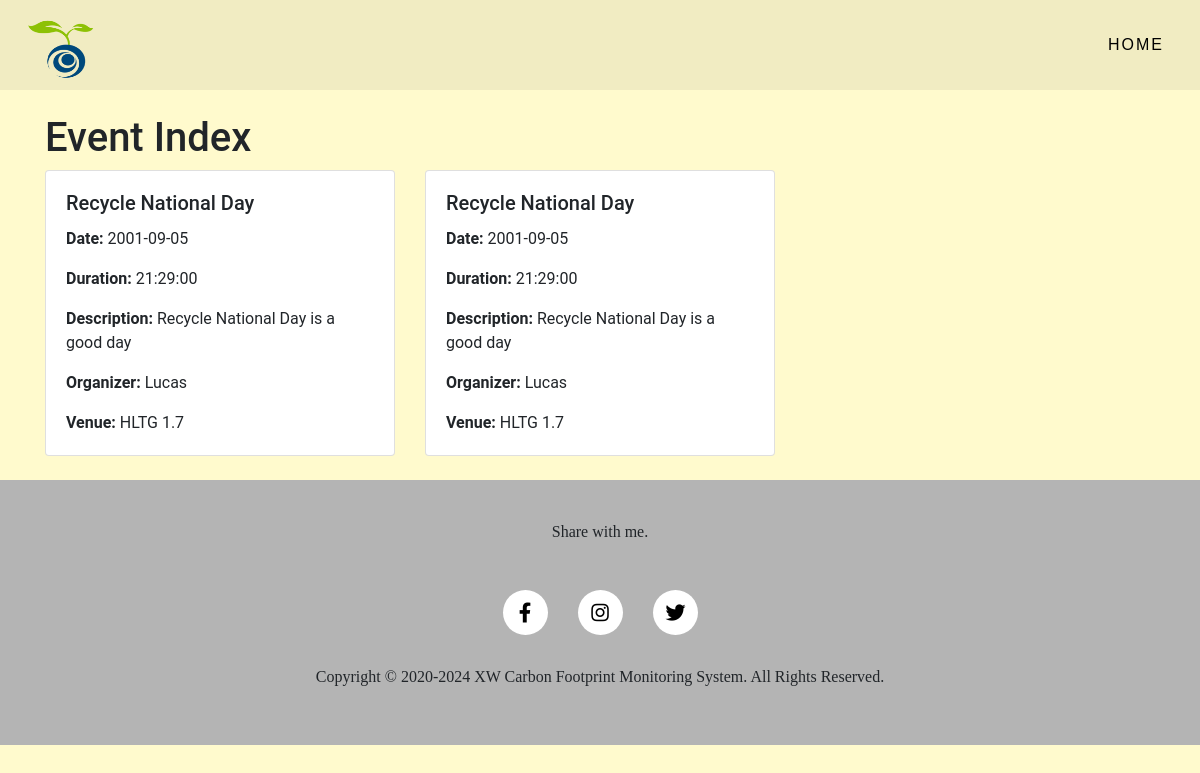
/event.php, run on the app's committed database.
### tables this page shows
CREATE TABLE `events` (
  `event_id` int(11) NOT NULL,
  `event_name` varchar(255) NOT NULL,
  `event_description` text DEFAULT NULL,
  `event_date` date DEFAULT NULL,
  `duration` time DEFAULT NULL,
  `event_venue` varchar(255) DEFAULT NULL,
  `organizer` varchar(255) DEFAULT NULL
);

### event.php (the view, shortened to what this page needs)
 <?php
require 'connection.php';
$sql = "SELECT * FROM events";
$result = $conn->query($sql);
?>
<!DOCTYPE html>
<html lang="en">
<head>
    <link href="https://stackpath.bootstrapcdn.com/bootstrap/4.5.2/css/bootstrap.min.css" rel="stylesheet">
</head>
<body>
    <?php include 'header3.php';?>
    <div class="container">
        <h1 class="mt-4">Event Index</h1>
        <div class="row">
            <?php
            if ($result->num_rows > 0) {
                while($row = $result->fetch_assoc()) {
            ?>
            <div class="col-md-4">
                <div class="card mb-4">
                    <div class="card-body">
                        <h5 class="card-title"><?php echo $row['event_name']; ?></h5>
                        <p class="card-text"><strong>Date:</strong> <?php echo $row['event_date']; ?></p>
                        <p class="card-text"><strong>Duration:</strong> <?php echo $row['duration']; ?></p>
                        <p class="card-text"><strong>Description:</strong> <?php echo $row['event_description']; ?></p>
                        <p class="card-text"><strong>Organizer:</strong> <?php echo $row['organizer']; ?></p>
                        <p class="card-text"><strong>Venue:</strong> <?php echo $row['event_venue']; ?></p>
                    </div>
                </div>
            </div>
            <?php
                }
            } else {
                echo "<p>No events found.</p>";
            }
            ?>
        </div>
    </div>
    <div class="index-content" id="H4"><?php include 'footer.php' ?></div>
</body>
</html>

### footer.css (style rules this page uses)
* { margin: 0; padding: 0; list-style: none; text-decoration: none; box-sizing: border-box; font-family: "Roboto", sans-serif; }

### event.php (style rules this page uses)
body { background-color: lemonchiffon; }

### data on the page
events: event_name "Recycle National Day", event_date "2001-09-05", duration "21:29:00", event_description "Recycle National Day is a good day", organizer "Lucas", event_venue "HLTG 1.7"
events: event_name "Recycle National Day", event_date "2001-09-05", duration "21:29:00", event_description "Recycle National Day is a good day", organizer "Lucas", event_venue "HLTG 1.7"

### other printed values
$footer "Carbon Footprint Monitoring System."
